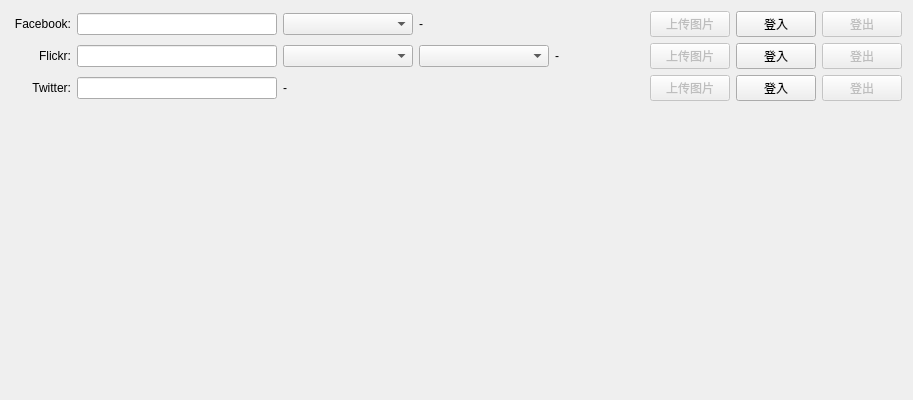
<?xml version="1.0" encoding="UTF-8"?>
<ui version="4.0">
 <class>ShareTestClass</class>
 <widget class="QWidget" name="ShareTestClass">
  <property name="geometry">
   <rect>
    <x>0</x>
    <y>0</y>
    <width>913</width>
    <height>400</height>
   </rect>
  </property>
  <property name="windowTitle">
   <string>ShareTest</string>
  </property>
  <layout class="QVBoxLayout" name="verticalLayout">
   <item>
    <layout class="QHBoxLayout" name="horizontalLayout">
     <item>
      <widget class="QLabel" name="label">
       <property name="minimumSize">
        <size>
         <width>60</width>
         <height>0</height>
        </size>
       </property>
       <property name="text">
        <string>Facebook:</string>
       </property>
       <property name="alignment">
        <set>Qt::AlignRight|Qt::AlignTrailing|Qt::AlignVCenter</set>
       </property>
      </widget>
     </item>
     <item>
      <widget class="QLineEdit" name="lineEditDesc">
       <property name="minimumSize">
        <size>
         <width>200</width>
         <height>0</height>
        </size>
       </property>
       <property name="maximumSize">
        <size>
         <width>200</width>
         <height>16777215</height>
        </size>
       </property>
      </widget>
     </item>
     <item>
      <widget class="QComboBox" name="comboBoxAlbums">
       <property name="minimumSize">
        <size>
         <width>130</width>
         <height>0</height>
        </size>
       </property>
      </widget>
     </item>
     <item>
      <widget class="QLabel" name="labelFBState">
       <property name="text">
        <string>-</string>
       </property>
      </widget>
     </item>
     <item>
      <spacer name="horizontalSpacer">
       <property name="orientation">
        <enum>Qt::Horizontal</enum>
       </property>
       <property name="sizeHint" stdset="0">
        <size>
         <width>40</width>
         <height>20</height>
        </size>
       </property>
      </spacer>
     </item>
     <item>
      <widget class="QPushButton" name="pushButtonUploadImage">
       <property name="enabled">
        <bool>false</bool>
       </property>
       <property name="text">
        <string>上传图片</string>
       </property>
      </widget>
     </item>
     <item>
      <widget class="QPushButton" name="pushButtonFBLogin">
       <property name="enabled">
        <bool>true</bool>
       </property>
       <property name="text">
        <string>登入</string>
       </property>
      </widget>
     </item>
     <item>
      <widget class="QPushButton" name="pushButtonLogout">
       <property name="enabled">
        <bool>false</bool>
       </property>
       <property name="text">
        <string>登出</string>
       </property>
      </widget>
     </item>
    </layout>
   </item>
   <item>
    <layout class="QHBoxLayout" name="horizontalLayout_2">
     <item>
      <widget class="QLabel" name="label_2">
       <property name="minimumSize">
        <size>
         <width>60</width>
         <height>0</height>
        </size>
       </property>
       <property name="text">
        <string>Flickr:</string>
       </property>
       <property name="alignment">
        <set>Qt::AlignRight|Qt::AlignTrailing|Qt::AlignVCenter</set>
       </property>
      </widget>
     </item>
     <item>
      <widget class="QLineEdit" name="lineEditFlickrDesc">
       <property name="minimumSize">
        <size>
         <width>200</width>
         <height>0</height>
        </size>
       </property>
       <property name="maximumSize">
        <size>
         <width>200</width>
         <height>16777215</height>
        </size>
       </property>
      </widget>
     </item>
     <item>
      <widget class="QComboBox" name="comboBoxFlickrAlbums">
       <property name="minimumSize">
        <size>
         <width>130</width>
         <height>0</height>
        </size>
       </property>
      </widget>
     </item>
     <item>
      <widget class="QComboBox" name="comboBoxFlickrPracy">
       <property name="minimumSize">
        <size>
         <width>130</width>
         <height>0</height>
        </size>
       </property>
      </widget>
     </item>
     <item>
      <widget class="QLabel" name="labelFlickrState">
       <property name="text">
        <string>-</string>
       </property>
      </widget>
     </item>
     <item>
      <spacer name="horizontalSpacer_2">
       <property name="orientation">
        <enum>Qt::Horizontal</enum>
       </property>
       <property name="sizeHint" stdset="0">
        <size>
         <width>40</width>
         <height>20</height>
        </size>
       </property>
      </spacer>
     </item>
     <item>
      <widget class="QPushButton" name="pushButtonFlickrUploadImage">
       <property name="enabled">
        <bool>false</bool>
       </property>
       <property name="text">
        <string>上传图片</string>
       </property>
      </widget>
     </item>
     <item>
      <widget class="QPushButton" name="pushButtonFlickrLogin">
       <property name="enabled">
        <bool>true</bool>
       </property>
       <property name="text">
        <string>登入</string>
       </property>
      </widget>
     </item>
     <item>
      <widget class="QPushButton" name="pushButtonFlickrLogout">
       <property name="enabled">
        <bool>false</bool>
       </property>
       <property name="text">
        <string>登出</string>
       </property>
      </widget>
     </item>
    </layout>
   </item>
   <item>
    <layout class="QHBoxLayout" name="horizontalLayout_3">
     <item>
      <widget class="QLabel" name="label_3">
       <property name="minimumSize">
        <size>
         <width>60</width>
         <height>0</height>
        </size>
       </property>
       <property name="text">
        <string>Twitter:</string>
       </property>
       <property name="alignment">
        <set>Qt::AlignRight|Qt::AlignTrailing|Qt::AlignVCenter</set>
       </property>
      </widget>
     </item>
     <item>
      <widget class="QLineEdit" name="lineEditTwitterDesc">
       <property name="minimumSize">
        <size>
         <width>200</width>
         <height>0</height>
        </size>
       </property>
       <property name="maximumSize">
        <size>
         <width>200</width>
         <height>16777215</height>
        </size>
       </property>
      </widget>
     </item>
     <item>
      <widget class="QLabel" name="labelTwitterState">
       <property name="text">
        <string>-</string>
       </property>
      </widget>
     </item>
     <item>
      <spacer name="horizontalSpacer_3">
       <property name="orientation">
        <enum>Qt::Horizontal</enum>
       </property>
       <property name="sizeHint" stdset="0">
        <size>
         <width>40</width>
         <height>20</height>
        </size>
       </property>
      </spacer>
     </item>
     <item>
      <widget class="QPushButton" name="pushButtonTwitterUploadImage">
       <property name="enabled">
        <bool>false</bool>
       </property>
       <property name="text">
        <string>上传图片</string>
       </property>
      </widget>
     </item>
     <item>
      <widget class="QPushButton" name="pushButtonTwitterLogin">
       <property name="enabled">
        <bool>true</bool>
       </property>
       <property name="text">
        <string>登入</string>
       </property>
      </widget>
     </item>
     <item>
      <widget class="QPushButton" name="pushButtonTwitterLogout">
       <property name="enabled">
        <bool>false</bool>
       </property>
       <property name="text">
        <string>登出</string>
       </property>
      </widget>
     </item>
    </layout>
   </item>
   <item>
    <spacer name="verticalSpacer">
     <property name="orientation">
      <enum>Qt::Vertical</enum>
     </property>
     <property name="sizeHint" stdset="0">
      <size>
       <width>20</width>
       <height>348</height>
      </size>
     </property>
    </spacer>
   </item>
  </layout>
 </widget>
 <layoutdefault spacing="6" margin="11"/>
 <resources>
  <include location="ShareTest.qrc"/>
 </resources>
 <connections/>
</ui>
